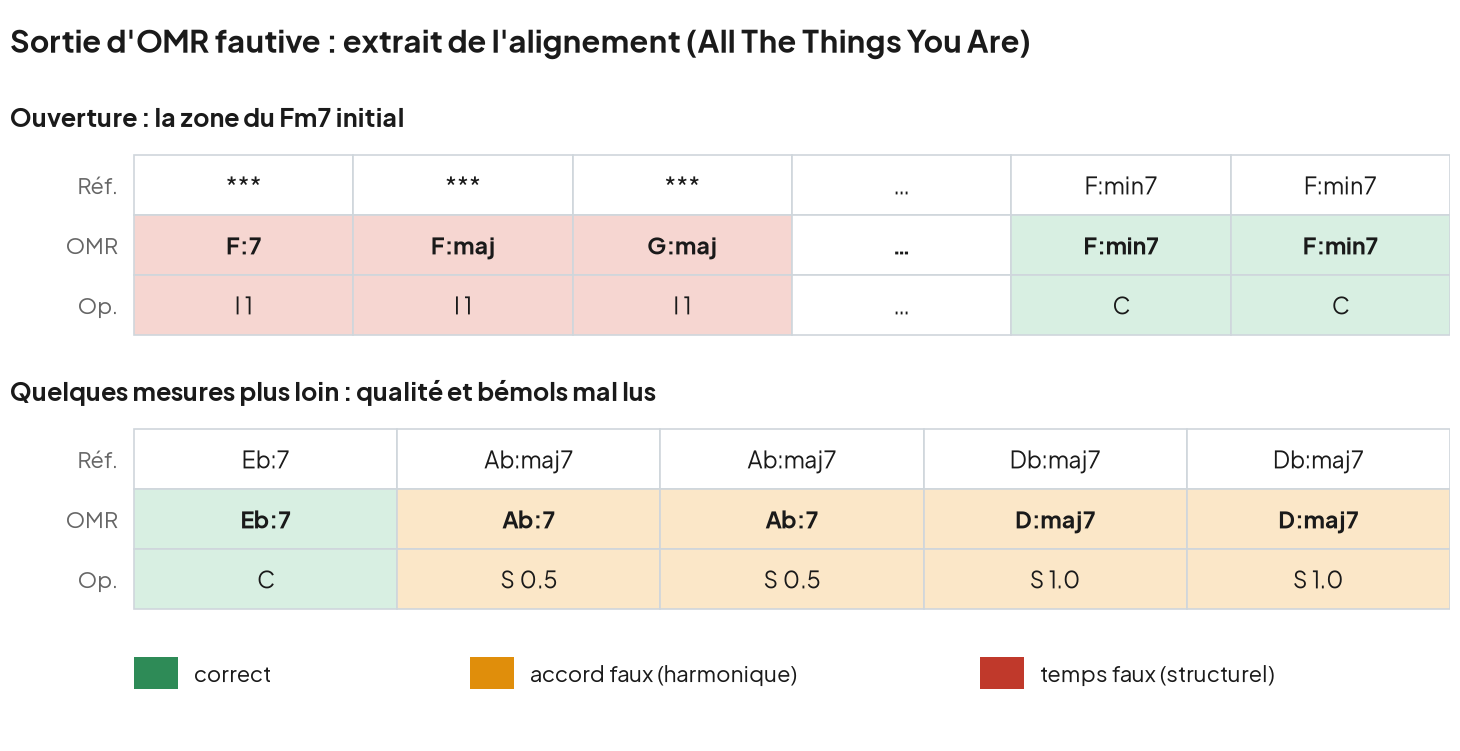

Here is the Python script that generated this plot:
#!/usr/bin/env python3
"""Figure §3.4 : extrait d'un alignement OMR fautif (All The Things You Are).

Montre, beat par beat, deux extraits du diff produit par evaluate_custom : l'ouverture
(temps hallucinés autour du Fm7 initial) et un passage plus loin (qualité et bémols mal
lus). Chaque temps est une colonne ; la ligne de référence reste neutre, le côté OMR
(sortie + opération) est teinté selon le type d'erreur, comme la figure omr_fiabilite.

    poetry run python rapport/figures/solution-conceptuelle/omr_alignment.py

SORTIE : omr_alignment.png (largeur justification A4, Plus Jakarta Sans embarqué).
"""

from pathlib import Path

import matplotlib

matplotlib.use("Agg")
import matplotlib.pyplot as plt
from matplotlib import font_manager
from matplotlib.patches import Rectangle

HERE = Path(__file__).resolve().parent
FONTS = HERE.parent.parent / "stats" / "fonts"
OUT = HERE / "omr_alignment.png"

GOOD_T, HARM_T, STRUCT_T = "#d8efe2", "#fbe7c8", "#f6d6d1"  # teintes (correct/harm/struct)
GOOD, HARM, STRUCT = "#2e8b57", "#e08e0b", "#c0392b"        # pleins (légende)
GRID = "#cfd6dc"
INK = "#1a1a1a"
DPI = 200

# Chaque panneau : (titre, ref[], hyp[], op[]). "…" = ellipse (temps omis).
PANELS = [
    ("Ouverture : la zone du Fm7 initial",
     ["***", "***", "***", "…", "F:min7", "F:min7"],
     ["F:7", "F:maj", "G:maj", "…", "F:min7", "F:min7"],
     ["I 1", "I 1", "I 1", "…", "C", "C"]),
    ("Quelques mesures plus loin : qualité et bémols mal lus",
     ["Eb:7", "Ab:maj7", "Ab:maj7", "Db:maj7", "Db:maj7"],
     ["Eb:7", "Ab:7", "Ab:7", "D:maj7", "D:maj7"],
     ["C", "S 0.5", "S 0.5", "S 1.0", "S 1.0"]),
]

W = 7.2              # largeur figure (pouces)
LABEL_W = 0.62       # colonne de gauche (Réf. / OMR / Op.)
ROW_H = 0.30         # hauteur d'une cellule
PANEL_LABEL_H = 0.27
TITLE_H = 0.40
LEGEND_H = 0.40
GAP = 0.20
PAD = 0.06


def use_jakarta():
    reg = FONTS / "PlusJakartaSans-Regular.ttf"
    if not reg.exists():
        return
    for ttf in (reg, FONTS / "PlusJakartaSans-Bold.ttf"):
        if ttf.exists():
            font_manager.fontManager.addfont(str(ttf))
    plt.rcParams["font.family"] = "Plus Jakarta Sans"
    plt.rcParams["axes.unicode_minus"] = False


def op_tint(op):
    o = op.strip()
    if o.startswith("S"):
        return HARM_T
    if o.startswith(("I", "D")):
        return STRUCT_T
    if o == "C":
        return GOOD_T
    return "white"  # ellipse


def main():
    use_jakarta()
    total_h = (TITLE_H + PAD
               + sum(PANEL_LABEL_H + 3 * ROW_H for _ in PANELS)
               + GAP * len(PANELS) + LEGEND_H + PAD)

    fig, ax = plt.subplots(figsize=(W, total_h))
    ax.set_axis_off()
    ax.set_xlim(0, W)
    ax.set_ylim(0, total_h)

    y = total_h - PAD
    ax.text(0, y, "Sortie d'OMR fautive : extrait de l'alignement (All The Things You Are)",
            ha="left", va="top", fontsize=11, fontweight="bold", color=INK)
    y -= TITLE_H

    rowlabels = ("Réf.", "OMR", "Op.")
    for (label, ref, hyp, op) in PANELS:
        ax.text(0, y, label, ha="left", va="top", fontsize=9,
                fontweight="bold", color=INK)
        y -= PANEL_LABEL_H
        ncol = len(op)
        cw = (W - LABEL_W) / ncol
        for ri, (rowname, cells) in enumerate(zip(rowlabels, (ref, hyp, op))):
            ytop = y - ri * ROW_H
            ax.text(LABEL_W - 0.08, ytop - ROW_H / 2, rowname, ha="right",
                    va="center", fontsize=8, color="#666666")
            for ci, val in enumerate(cells):
                x0 = LABEL_W + ci * cw
                # Réf. neutre ; OMR + Op. teintés selon l'erreur de la colonne.
                face = "white" if ri == 0 else op_tint(op[ci])
                ax.add_patch(Rectangle((x0, ytop - ROW_H), cw, ROW_H,
                                       facecolor=face, edgecolor=GRID, lw=0.6))
                ax.text(x0 + cw / 2, ytop - ROW_H / 2, val, ha="center",
                        va="center", fontsize=8.3,
                        fontweight="bold" if ri == 1 else "normal", color=INK)
        y -= 3 * ROW_H + GAP

    # Légende, alignée sur omr_fiabilite. Positions fixes pour éviter tout chevauchement.
    y -= 0.02
    items = [(LABEL_W, "correct", GOOD),
             (2.30, "accord faux (harmonique)", HARM),
             (4.85, "temps faux (structurel)", STRUCT)]
    for x, text, color in items:
        ax.add_patch(Rectangle((x, y - 0.18), 0.22, 0.16, facecolor=color,
                               edgecolor="none"))
        ax.text(x + 0.30, y - 0.10, text, ha="left", va="center", fontsize=8,
                color=INK)

    fig.subplots_adjust(left=0, right=1, top=1, bottom=0)
    fig.savefig(OUT, dpi=DPI, bbox_inches="tight", pad_inches=0.05)
    plt.close(fig)
    print(f"Figure écrite : {OUT}")


if __name__ == "__main__":
    main()
